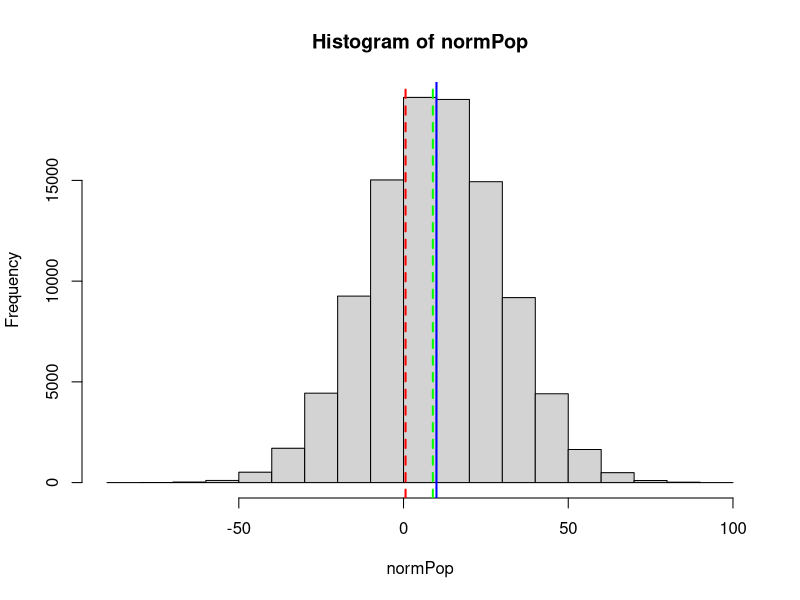

Generate this figure with R:
## ---- chunk 1
normPop <- rnorm(1e5, mean = 10, sd = 20)

x <- sample(normPop, size = 5, replace = TRUE)
y <- sample(normPop, size = 100, replace = TRUE)

hist(normPop)
abline(v = 10, col = "blue", lwd = 2)
abline(v = mean(x), col = 'red', lty = 2, lwd = 2)
abline(v = mean(y), col = 'green', lty = 2, lwd = 2)
